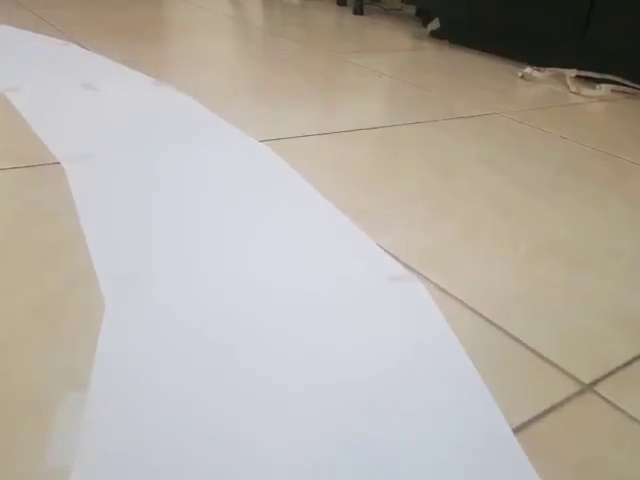
#> input picture frame 73 of vid1.mp4, 640 x 480 px
$ python LaneDetectionModule.py
#> lines starting #> are read from the running program, lines starting #| are printed output that depends on the picture; after the words box and inside, x2 and y2 are one past the last pixel; in counts of white or black regions, pixels touching at a corner belong together
### Utlis.py
import cv2
import numpy as np

def thresholding(img):
    imgHsv = cv2.cvtColor(img,cv2.COLOR_BGR2HSV)  #convert to hsv space
    #lowerWhite = np.array([0, 0, 0])
    #upperWhite = np.array([179, 255, 255])
    lowerWhite = np.array([80, 0, 0])
    upperWhite = np.array([255, 160, 255])
    maskWhite = cv2.inRange(imgHsv,lowerWhite, upperWhite)
    return maskWhite

def warpImg(img,points,w,h, inv=False):
    pts1 = np.float32(points)#original points in the img
    pts2 = np.float32([[0,0], [w,0],[0,h],[w,h]])
    if inv:
        matrix = cv2.getPerspectiveTransform(pts2,pts1) #trans matrix img1->img2
    else:
        matrix = cv2.getPerspectiveTransform(pts1,pts2) #trans matrix img1->img2
    imgWarp = cv2.warpPerspective(img,matrix,(w,h))
    return imgWarp
def nothing(a):
    pass

def initializeTrackbars(intialTracbarVals,wT=480, hT=240):#create a window, withTarget and gives to img
    cv2.namedWindow("Trackbars")
    cv2.resizeWindow("Trackbars", 360, 240)
    cv2.createTrackbar("Width Top", "Trackbars", intialTracbarVals[0],wT//2, nothing)
    cv2.createTrackbar("Height Top", "Trackbars", intialTracbarVals[1], hT, nothing)
    cv2.createTrackbar("Width Bottom", "Trackbars", intialTracbarVals[2],wT//2, nothing)
    cv2.createTrackbar("Height Bottom", "Trackbars", intialTracbarVals[3], hT, nothing)

def valTrackbars(wT=480, hT=240):#get the values in real time
    widthTop = cv2.getTrackbarPos("Width Top", "Trackbars")
    heightTop = cv2.getTrackbarPos("Height Top", "Trackbars")
    widthBottom = cv2.getTrackbarPos("Width Bottom", "Trackbars")
    heightBottom = cv2.getTrackbarPos("Height Bottom", "Trackbars")
    points = np.float32([(widthTop, heightTop), (wT-widthTop, heightTop),
                      (widthBottom , heightBottom ), (wT-widthBottom, heightBottom)])
    return points

def drawPoints(img,points):
    for x in range(4):
        cv2.circle(img,(int(points[x][0]),int(points[x][1])),15,(0,0,255),cv2.FILLED)
    return img

def getHistogram(img,minPer = 0.1,display=False, region = 1):

    if region == 1:
        histValues = np.sum(img, axis=0)
    else:
        histValues = np.sum(img[img.shape[0]//region:,:], axis=0)


    # se limita la summation at the 2 first raws at the bottom
    #summation fo the complete image


    maxValue = np.max(histValues)  # FIND THE MAX VALUE
    minValue = minPer*maxValue

    indexArray =np.where(histValues >= minValue) # ALL INDICES WITH MIN VALUE OR ABOVE
    basePoint =  int(np.average(indexArray)) # AVERAGE ALL MAX INDICES VALUES


    if display:
        imgHist = np.zeros((img.shape[0],img.shape[1],3),np.uint8)
        for x,intensity in enumerate(histValues):
            #cv2.line(imgHist,(x,int(img.shape[0])),(x,int(img.shape[0]-intensity//255//region)),(255,0,255),1)
            cv2.line(imgHist,(x,int(img.shape[0])),(x,int(img.shape[0]-intensity//255//region)),(255,0,255),1)
            cv2.circle(imgHist,(basePoint,img.shape[0]),20,(0,255,255),cv2.FILLED)
        return basePoint,imgHist
    return basePoint

# [30 lines left out: function stackImages, not called in this run]

### LaneDetectionModule.py
import cv2
import numpy as np
import Utlis

curveList = []
avgVal = 10

def getLaneCurve(img, display=2):#send a img a return the curve

    imgCopy = img.copy()
    imgResult = img.copy()


    #STEP 1-> thresholding

    imgThres = Utlis.thresholding(img)

    #STEP 2-> warping
    hT,wT,c = img.shape
    points = Utlis.valTrackbars()
    imgWarp = Utlis.warpImg(imgThres,points,wT,hT)
    imgWarpPoints = Utlis.drawPoints(imgCopy,points)

    #STEP 3-> AVERAGE
    middlePoint,imgHist = Utlis.getHistogram(imgWarp,display=True,minPer=0.5,region=4)
    curveAveragePoint,imgHist = Utlis.getHistogram(imgWarp,display=True,minPer=0.9)
    curveRaw = curveAveragePoint - middlePoint


    #STEP 4 -> AVERAGING
    #a smooth transtition
    curveList.append(curveRaw)
    if len(curveList)>avgVal:
        curveList.pop(0)
    curve = int(sum(curveList)/len(curveList))


    #STEP 5 -> DISPLAY
    if display != 0:
       imgInvWarp = Utlis.warpImg(imgWarp, points, wT, hT,inv = True)
       imgInvWarp = cv2.cvtColor(imgInvWarp,cv2.COLOR_GRAY2BGR)
       imgInvWarp[0:hT//3,0:wT] = 0,0,0
       imgLaneColor = np.zeros_like(img)
       imgLaneColor[:] = 0, 255, 0
       imgLaneColor = cv2.bitwise_and(imgInvWarp, imgLaneColor)
       imgResult = cv2.addWeighted(imgResult,1,imgLaneColor,1,0)
       midY = 450
       cv2.putText(imgResult,str(curve),(wT//2-80,85),cv2.FONT_HERSHEY_COMPLEX,2,(255,0,255),3)
       cv2.line(imgResult,(wT//2,midY),(wT//2+(curve*3),midY),(255,0,255),5)
       cv2.line(imgResult, ((wT // 2 + (curve * 3)), midY-25), (wT // 2 + (curve * 3), midY+25), (0, 255, 0), 5)
       for x in range(-30, 30):
           w = wT // 20
           cv2.line(imgResult, (w * x + int(curve//50 ), midY-10),
                    (w * x + int(curve//50 ), midY+10), (0, 0, 255), 2)
       #fps = cv2.getTickFrequency() / (cv2.getTickCount() - timer);
       #cv2.putText(imgResult, 'FPS '+str(int(fps)), (20, 40), cv2.FONT_HERSHEY_SIMPLEX, 1, (230,50,50), 3);
    if display == 2:
        imgStacked = Utlis.stackImages(0.7,([img,imgWarpPoints,imgWarp],
                                            [imgHist,imgLaneColor,imgResult]))
        cv2.imshow('ImageStack',imgStacked)
    elif display == 1:
        cv2.imshow('Result',imgResult)


    # [8 lines of commented-out code are left out]
    curve = curve/100
    if curve > 1:
        curve == 1
    if curve < -1:
        curve == -1

    return curve;


if __name__ == '__main__': #if this is the main script
    cap = cv2.VideoCapture('vid1.mp4')#read the video / get the image
    initialTrackBarVals = [102,80,20,214]#these values could be changed
    Utlis.initializeTrackbars(initialTrackBarVals)
    frameCounter = 0
    while True:
        frameCounter +=1
        if cap.get(cv2.CAP_PROP_FRAME_COUNT) ==frameCounter:
            cap.set(cv2.CAP_PROP_POS_FRAMES,0)
            frameCounter=0
        success, img = cap.read() #get the fames from the video
#> img is the input picture: shape (480, 640, 3); mean B, G, R 167.4, 175.7, 181.8
        img = cv2.resize(img,(480,240))#resize the output window of the video
#> img: shape (240, 480, 3)
        curve = getLaneCurve(img,display=1)#0=real
#> in thresholding, `imgHsv = cv2.cvtColor(img,cv2.COLOR_BGR2HSV)`: imgHsv: shape (240, 480, 3); mean H, S, V 60.4, 35.7, 186.3
#> in thresholding, `maskWhite = cv2.inRange(imgHsv,lowerWhite, upperWhite)`:
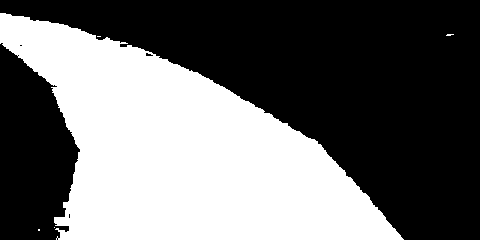
#> maskWhite: shape (240, 480); 42.3% white; 5 white regions (4 under 20 px), largest, box (x1, y1, x2, y2) and area: (0, 13, 404, 240) 48717
#> after the loop in drawPoints, `for x in range(4):`:
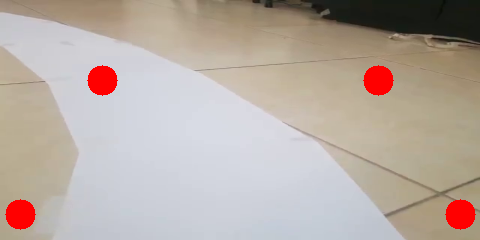
#> img: shape (240, 480, 3); mean B, G, R 163.6, 171.5, 183.7
#> in getHistogram, `histValues = np.sum(img[img.shape[0]//region:,:], axis=0)`: histValues = 480 values, max 45900 at index 49, min 0 at index 397, mean 30620.2
#> in getHistogram, `maxValue = np.max(histValues)`: maxValue = 45900
#> in getHistogram, `minValue = minPer*maxValue`: minValue = 22950
#> in getHistogram, `basePoint =  int(np.average(indexArray))`: basePoint = 188
#> the loop in getHistogram, `for x,intensity in enumerate(histValues):` made 480 passes
#> intensity on passes 1 to 3: 15359, 15525, 16052
#> after the loop in getHistogram, `for x,intensity in enumerate(histValues):`:
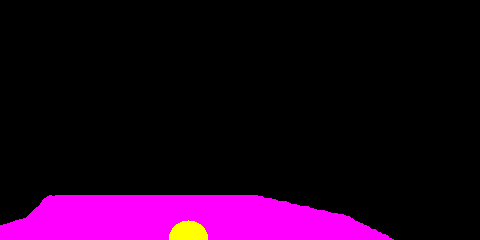
#> imgHist: shape (240, 480, 3); mean of channels 0, 1, 2 30.3, 1.3, 31.7; drawn as B, G, R
#> call 2 of getHistogram, with minPer = 0.9, display = True, region = 1
#> in getHistogram (call 2), `histValues = np.sum(img, axis=0)`: histValues = 480 values, max 61200 at index 49, min 0 at index 397, mean 37751.4
#> in getHistogram (call 2), `maxValue = np.max(histValues)`: maxValue = 61200
#> in getHistogram (call 2), `minValue = minPer*maxValue`: minValue = 55080
#> in getHistogram (call 2), `basePoint =  int(np.average(indexArray))`: basePoint = 130
#> the loop in getHistogram (call 2), `for x,intensity in enumerate(histValues):` made 480 passes
#> intensity on passes 1 to 3: 30659, 30825, 31352
#> after the loop in getHistogram (call 2), `for x,intensity in enumerate(histValues):`:
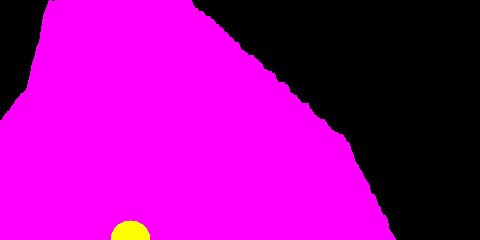
#> imgHist: shape (240, 480, 3); mean of channels 0, 1, 2 155.7, 1.3, 157; drawn as B, G, R
#> in getLaneCurve, `curveRaw = curveAveragePoint - middlePoint`: curveRaw = -58
#> call 2 of warpImg, with points = array of shape (4, 2), w = 480, h = 240, inv = True
#> in warpImg (call 2), `matrix = cv2.getPerspectiveTransform(pts2,pts1)`: matrix = [[0.575, -0.373, 102], [0, 0.226, 80], [0, -0.00155, 1]]
#> in warpImg (call 2), `imgWarp = cv2.warpPerspective(img,matrix,(w,h))`:
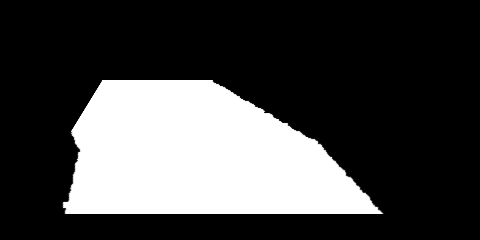
#> imgWarp: shape (240, 480); min 0, max 255, mean 69
#> in getLaneCurve, `imgLaneColor = cv2.bitwise_and(imgInvWarp, imgLaneColor)`:
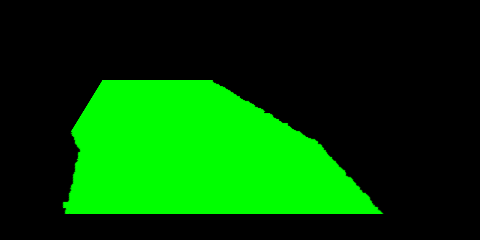
#> imgLaneColor: shape (240, 480, 3); mean B, G, R 0, 69, 0
#> in getLaneCurve, `cv2.putText(imgResult,str(curve),(wT//2-80,85),cv2.FONT_HERSHEY_COMPLE..`:
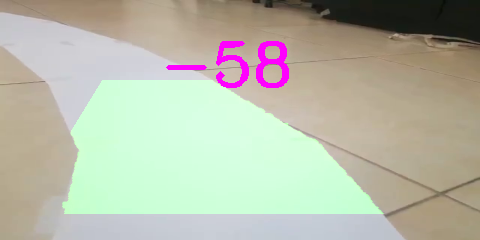
#> imgResult: shape (240, 480, 3); mean B, G, R 168.8, 185, 182.8
#> in getLaneCurve, `curve = curve/100`: curve = -0.58
#> curve = -0.58
        print(curve)
#| -0.58
        #cv2.imshow("VideoDemo",img)
        cv2.waitKey(1)

$ run again, starting later in the video
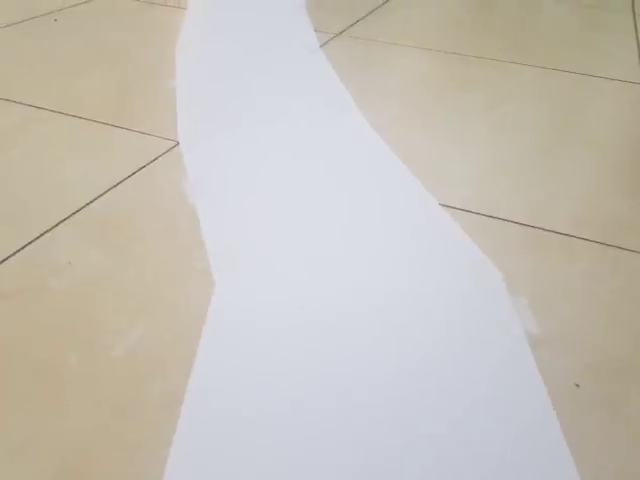
#> input picture frame 329 of vid1.mp4, 640 x 480 px
#> img is the input picture: shape (480, 640, 3); mean B, G, R 184.2, 192.9, 198.1
#> imgHsv: shape (240, 480, 3); mean H, S, V 59.1, 30.5, 202.7
#> maskWhite: shape (240, 480); 41.3% white; 1 white region, box (x1, y1, x2, y2) and area: (123, 0, 435, 240) 47612
#> in getHistogram, `histValues = np.sum(img[img.shape[0]//region:,:], axis=0)`: histValues = 480 values, max 45900 at index 134, min 0 at index 0, mean 28792.5
#> maxValue = 45900
#> minValue = 22950
#> basePoint = 278
#> in getHistogram (call 2), `histValues = np.sum(img, axis=0)`: histValues = 480 values, max 61200 at index 134, min 0 at index 0, mean 38013.2
#> maxValue = 61200
#> minValue = 55080
#> basePoint = 246
#> after the loop in getHistogram (call 2), `for x,intensity in enumerate(histValues):`:
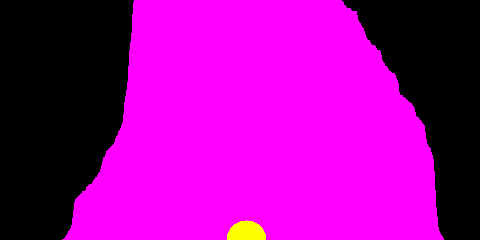
#> imgHist: shape (240, 480, 3); mean of channels 0, 1, 2 156.8, 1.3, 158.2; drawn as B, G, R
#> curveRaw = -32
#> in getLaneCurve, `cv2.putText(imgResult,str(curve),(wT//2-80,85),cv2.FONT_HERSHEY_COMPLE..`:
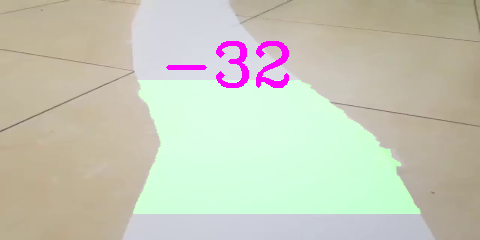
#> imgResult: shape (240, 480, 3); mean B, G, R 184.6, 200.6, 198.7
#> in getLaneCurve, `curve = curve/100`: curve = -0.32
#| -0.32

$ run again, starting later in the video
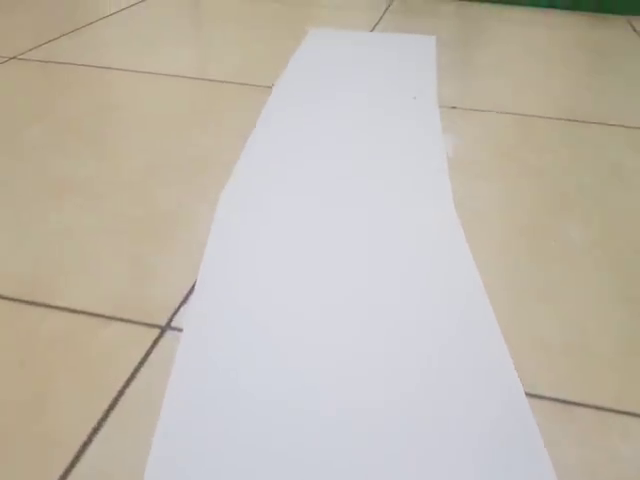
#> input picture frame 586 of vid1.mp4, 640 x 480 px
#> img is the input picture: shape (480, 640, 3); mean B, G, R 174.5, 185.8, 192.9
#> imgHsv: shape (240, 480, 3); mean H, S, V 58.2, 34.5, 196.3
#> maskWhite: shape (240, 480); 39% white; 2 white regions (1 under 20 px), largest, box (x1, y1, x2, y2) and area: (109, 16, 418, 240) 44883
#> in getHistogram, `histValues = np.sum(img[img.shape[0]//region:,:], axis=0)`: histValues = 480 values, max 45900 at index 122, min 0 at index 0, mean 28313.3
#> maxValue = 45900
#> minValue = 22950
#> basePoint = 257
#> in getHistogram (call 2), `histValues = np.sum(img, axis=0)`: histValues = 480 values, max 61200 at index 140, min 0 at index 0, mean 36915.4
#> maxValue = 61200
#> minValue = 55080
#> basePoint = 266
#> after the loop in getHistogram (call 2), `for x,intensity in enumerate(histValues):`:
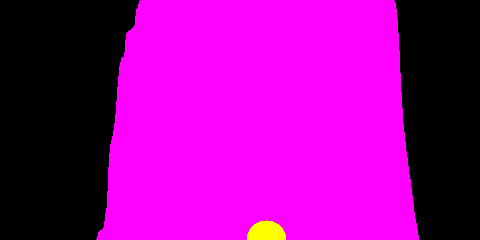
#> imgHist: shape (240, 480, 3); mean of channels 0, 1, 2 152.4, 1.3, 153.7; drawn as B, G, R
#> curveRaw = 9
#> in getLaneCurve, `cv2.putText(imgResult,str(curve),(wT//2-80,85),cv2.FONT_HERSHEY_COMPLE..`:
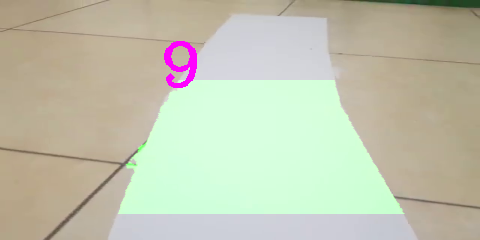
#> imgResult: shape (240, 480, 3); mean B, G, R 175.1, 195.6, 193.3
#> in getLaneCurve, `curve = curve/100`: curve = 0.09
#| 0.09
